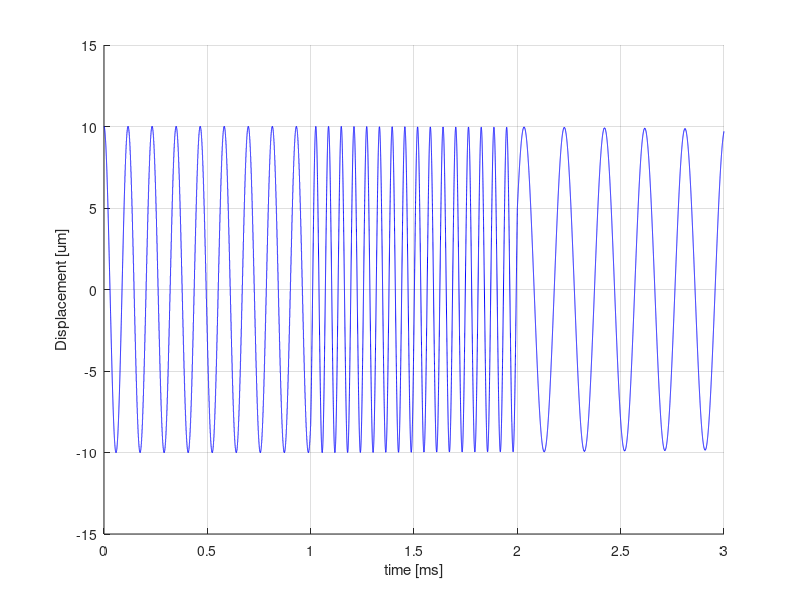

Here is the MATLAB script that generated this plot:
clear all
%%
tic
fileID = fopen('bjt_vac_4_data3.txt','r');
formatSpec = '%g %g %g %g';
sizeA = [4 Inf];
A = fscanf(fileID,formatSpec,sizeA);
fclose(fileID);
M=A';
toc
figure(1); clf; grid on; hold on;
plot( M(:,1)/1e-3, M(:,2)/1e-6,'b' );
xlabel('time [ms]')
ylabel('Displacement [um]')


